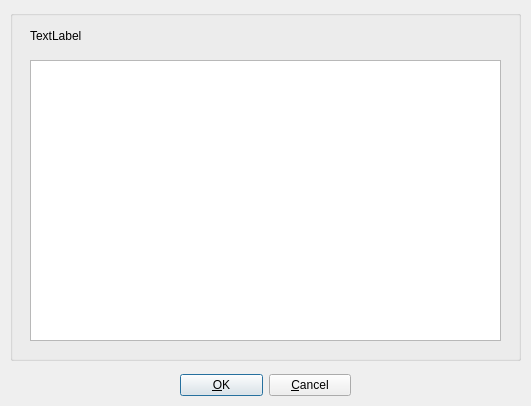
<?xml version="1.0" encoding="UTF-8"?>
<ui version="4.0">
 <class>MDTRA_InputTextDialog</class>
 <widget class="QDialog" name="MDTRA_InputTextDialog">
  <property name="windowModality">
   <enum>Qt::NonModal</enum>
  </property>
  <property name="geometry">
   <rect>
    <x>0</x>
    <y>0</y>
    <width>531</width>
    <height>406</height>
   </rect>
  </property>
  <property name="windowTitle">
   <string/>
  </property>
  <property name="modal">
   <bool>true</bool>
  </property>
  <widget class="QWidget" name="layoutWidget1">
   <property name="geometry">
    <rect>
     <x>180</x>
     <y>370</y>
     <width>171</width>
     <height>31</height>
    </rect>
   </property>
   <layout class="QHBoxLayout" name="horizontalLayout_2">
    <item>
     <widget class="QPushButton" name="okButton">
      <property name="maximumSize">
       <size>
        <width>100</width>
        <height>16777215</height>
       </size>
      </property>
      <property name="text">
       <string>&amp;OK</string>
      </property>
      <property name="default">
       <bool>true</bool>
      </property>
      <property name="flat">
       <bool>false</bool>
      </property>
     </widget>
    </item>
    <item>
     <widget class="QPushButton" name="cancelButton">
      <property name="maximumSize">
       <size>
        <width>100</width>
        <height>16777215</height>
       </size>
      </property>
      <property name="text">
       <string>&amp;Cancel</string>
      </property>
     </widget>
    </item>
   </layout>
  </widget>
  <widget class="QGroupBox" name="groupBox">
   <property name="geometry">
    <rect>
     <x>10</x>
     <y>10</y>
     <width>511</width>
     <height>351</height>
    </rect>
   </property>
   <property name="title">
    <string/>
   </property>
   <widget class="QLabel" name="label">
    <property name="geometry">
     <rect>
      <x>20</x>
      <y>10</y>
      <width>471</width>
      <height>31</height>
     </rect>
    </property>
    <property name="text">
     <string>TextLabel</string>
    </property>
    <property name="alignment">
     <set>Qt::AlignLeading|Qt::AlignLeft|Qt::AlignVCenter</set>
    </property>
    <property name="wordWrap">
     <bool>true</bool>
    </property>
   </widget>
   <widget class="QPlainTextEdit" name="plainTextEdit">
    <property name="geometry">
     <rect>
      <x>20</x>
      <y>50</y>
      <width>471</width>
      <height>281</height>
     </rect>
    </property>
    <property name="font">
     <font>
      <family>Courier New</family>
     </font>
    </property>
    <property name="lineWrapMode">
     <enum>QPlainTextEdit::WidgetWidth</enum>
    </property>
   </widget>
  </widget>
 </widget>
 <tabstops>
  <tabstop>plainTextEdit</tabstop>
  <tabstop>okButton</tabstop>
  <tabstop>cancelButton</tabstop>
 </tabstops>
 <resources/>
 <connections/>
</ui>
